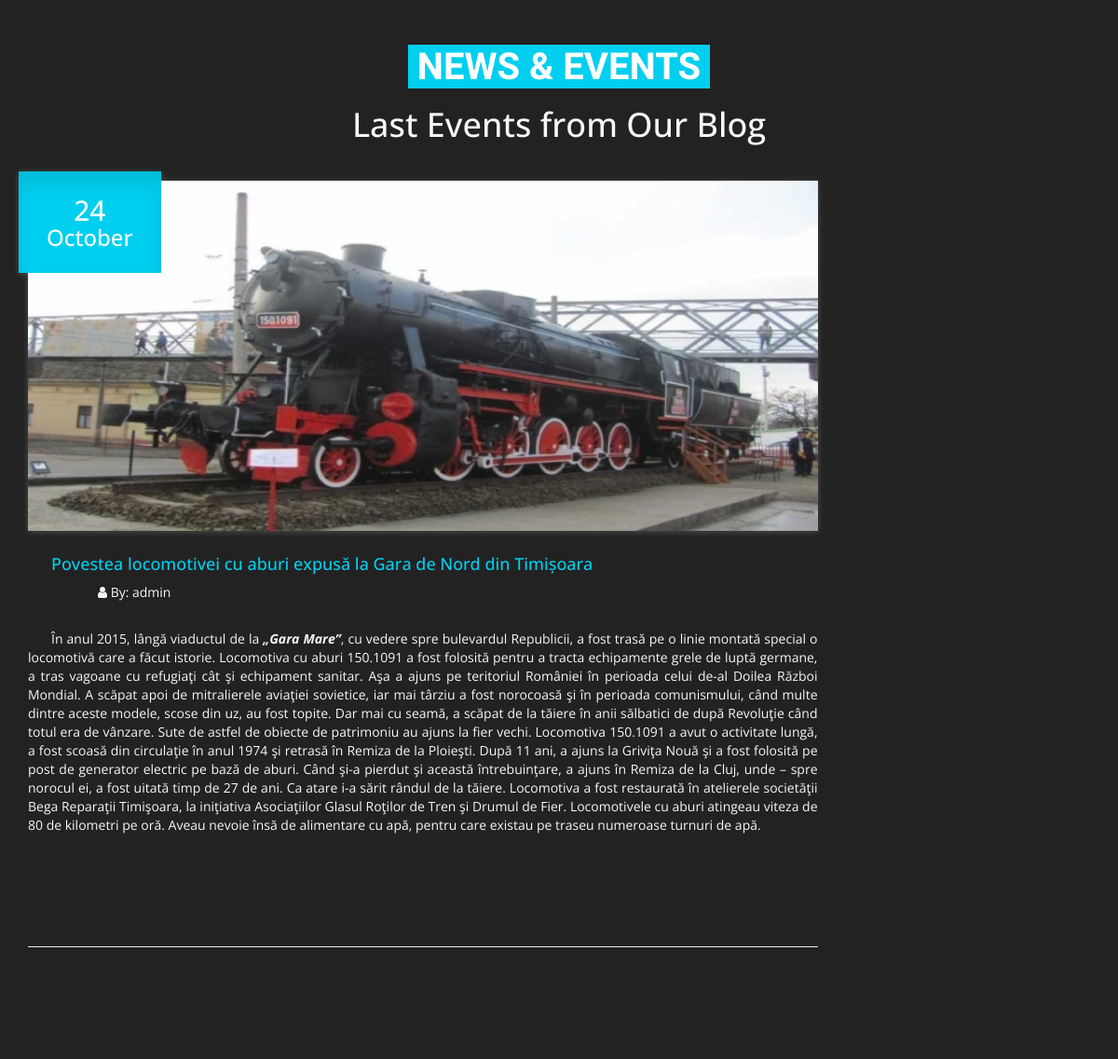
Page /blog/post/1/ on the committed database.
### blog/models.py (models this page shows, shortened)
class Post(models.Model):
    title = models.CharField(max_length=100)
    content = RichTextField(blank=True, null=True)
    date_posted = models.DateTimeField(default=timezone.now)
    author = models.ForeignKey(User, on_delete=models.CASCADE)
    image = models.ImageField(default='static/media/blog/posts/1280px-CFR_050_locomotive.jpg', upload_to='static/media/blog/posts')

### blog/views.py (the view)
# urls.py: path('post/<int:pk>/', PostDetailView.as_view(), name='postdetailed'),
class PostDetailView(DetailView):
    model = Post
    template_name = 'BlogPostPage.html'

### blog/Templates/BlogPostPage.html (shortened to what this page needs)
<!DOCTYPE html>
{% load static %}
{% block content %}
	<html lang="en">
	<head>
         <link href="{% static 'css/bootstrap.min.css' %}" rel="stylesheet">
        <link href="{% static 'css/bootstrap-theme.min.css' %}" rel="stylesheet">
        <link href="{% static 'css/animate.min.css' %}" rel="stylesheet" >
        <link href="{% static 'css/font-awesome.min.css' %}" rel="stylesheet">
        <link href="{% static 'css/prettyPhoto.css' %}" rel="stylesheet">
        <link href="{% static 'css/theme.css' %}" rel="stylesheet">
        <link href="{% static 'css/responsive.css' %}" rel="stylesheet">
        <link href="{% static 'css/colors/blue.css' %}" rel="stylesheet" class="colors">
</head>
<body data-spy="scroll" data-target="#mynav" data-offset="85">
<section id="blog-title" class="page-title">
	<div class="row">
		<div class="container">
			<div class="section-title wow fadeInDown">
				<h1><span>News & Events</span></h1>
			</div>
			<h1 class="wow fadeInUp">Last Events from Our Blog</h1>
		</div>
			</div>
</section>
<section id="blog-block" class="blog single-post">
		<div class="container">
			<div class="row">
				<div class="col-lg-9 col-md-9 col-sm-8 col-xs-12">
				    <article>
						<div class="entry-header">
							<div class="blog-image">
								<a href="#"><img height="400px" width="900px" alt="" src="{{ post.image.url }}" class="img-responsive"></a>
							</div>
							<div class="post-date">
								 <h2>{{ post.date_posted.day }}<span>{{ post.date_posted|date:'F' }}</span></h2>
							</div>
						</div>
						<div class="entry-content">
							<h3 class="entry-title main-color">
                                {{ post.title}}
							</h3>
							<ul class="entry-meta">
							<li><i class="fa fa-user"></i> By: {{ post.author }}</li>
							</ul>
                            {{post.content|safe}}
							<br>
							<br>
                        </div>
                    <hr>
                    <br>
                    <br>
                    <br>
                    <br>
                    <br>
                    </article>
				</div>
			</div>
		</div>
</section>
</body>
</html>
{% endblock content %}

### static/css/theme.css (style rules this page uses)
html, body { font-family: 'Open Sans', sans-serif; background:#222222; color: #f7f7f7; margin:0; padding:0; width:100%; overflow-x: hidden; text-align: center; -webkit-font-smoothing: antialiased; -webkit-text-stroke: rgba(255,255,255,0.01) 0.1px; -webkit-text-stroke-width: 0.1px; }
ol, ul { list-style: none outside none; margin: 0; padding: 0; }
.section-title h1 span { color: #fff; padding: 0 10px; font-family: 'Open Sans Condensed', sans-serif; font-size: 40px; font-weight: bold; text-transform: uppercase; }
li:last-child { margin-bottom: 0; }
.entry-header { margin-bottom: 26px; position: relative; }
.blog-image { overflow: hidden; position: relative; box-shadow: 0 12px 19px rgba(0, 0, 0, 0.1) inset, 0 1px 7px rgba(255, 255, 255, 0.2); }
.blog-image img { width: 100%; -webkit-transition: all .5s ease; -moz-transition: all .5s ease; -o-transition: all .5s ease; -ms-transition: all .5s ease; transition: all .5s ease; }
.entry-content { text-align: justify; text-indent: 25px; }
.post-date, .more-link, .more-link a { position: absolute; }
.post-date { color: #FFFFFF; font-size: 36px; left: -10px; padding: 5px 30px 15px; text-align: center; top: -10px; box-shadow: 0 12px 19px rgba(0, 0, 0, 0.1) inset, 0 1px 7px rgba(255, 255, 255, 0.2); }
.post-date span { display: block; font-size: 24px; }
h3.entry-title { font-size: 18px; }
.entry-meta { margin-bottom: 30px; }
.entry-meta li { display: inline-block; }
.page-title { margin: 30px 2% 30px; }

### static/css/colors/blue.css (style rules this page uses)
a:link, a:visited, a:hover, a:focus { text-decoration: none; color: #00cfef; }
.section-title h1 span { background-color: #00cfef; }
.main-color { color: #00cfef; }
.post-date { background-color: #00cfef; }

### rows in the picture
Post: image (picture), date_posted.day "24", date_posted "October", title "Povestea locomotivei cu aburi expusă la Gara de Nord din Timișoara", author "admin", content "În anul 2015, lângă viaductul de la „Gara Mare” , cu vedere spre bulevardul Republicii, a fost trasă pe o linie montată special o locomotivă care a făcut istorie. Locomotiva cu aburi 150.1091 a fost folosită pentru a tracta echipamente grele de luptă germane, a tras vagoane cu refugiaţi cât şi echipament sanitar. Aşa a ajuns pe teritoriul României în perioada celui de-al Doilea Război Mondial. A scăpat apoi de mitralierele aviaţiei sovietice, iar mai târziu a fost norocoasă şi în perioada comunismului, când multe dintre aceste modele, scose din uz, au fost topite. Dar mai cu seamă, a scăpat de la tăiere în anii sălbatici de după Revoluţie când totul era de vânzare. Sute de astfel de obiecte…"
